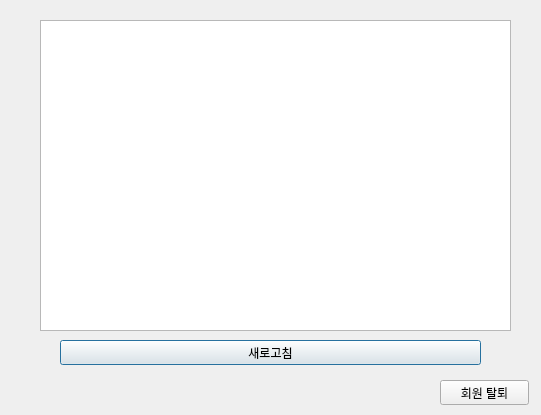
<?xml version="1.0" encoding="UTF-8"?>
<ui version="4.0">
 <class>client</class>
 <widget class="QDialog" name="client">
  <property name="geometry">
   <rect>
    <x>0</x>
    <y>0</y>
    <width>541</width>
    <height>415</height>
   </rect>
  </property>
  <property name="windowTitle">
   <string>Dialog</string>
  </property>
  <widget class="QPushButton" name="refresh">
   <property name="geometry">
    <rect>
     <x>60</x>
     <y>340</y>
     <width>421</width>
     <height>25</height>
    </rect>
   </property>
   <property name="text">
    <string>새로고침</string>
   </property>
  </widget>
  <widget class="QPushButton" name="out">
   <property name="geometry">
    <rect>
     <x>440</x>
     <y>380</y>
     <width>89</width>
     <height>25</height>
    </rect>
   </property>
   <property name="text">
    <string>회원 탈퇴</string>
   </property>
  </widget>
  <widget class="QListWidget" name="list">
   <property name="geometry">
    <rect>
     <x>40</x>
     <y>20</y>
     <width>471</width>
     <height>311</height>
    </rect>
   </property>
  </widget>
 </widget>
 <resources/>
 <connections/>
</ui>
